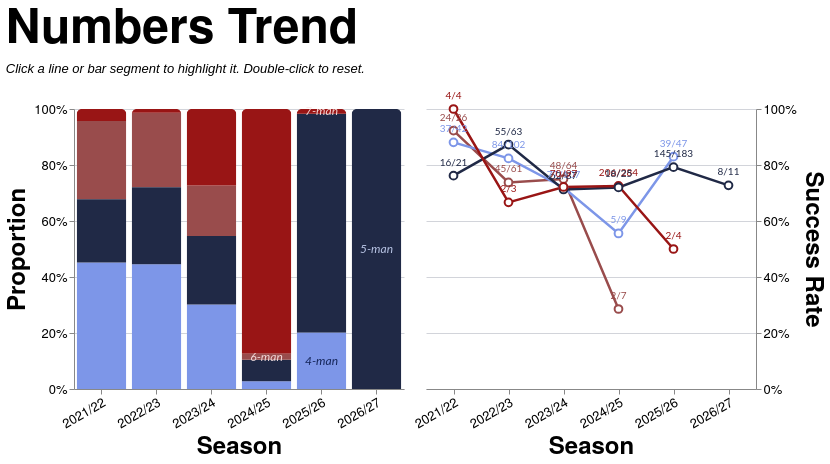

Specify this chart in Vega-Lite:
### Vega-Lite specification from a JSON file in a GitHub repository (floating-point values rounded to 4 significant figures; data arrays with more than 128 entries replaced by an {"elided": "..."} marker saying what was removed)
{"config": {"axis": {"labelFont": "PT Sans Narrow, Helvetica Neue, Helvetica, Arial, sans-serif", "titleFont": "PT Sans Narrow, Helvetica Neue, Helvetica, Arial, sans-serif", "labelFontSize": 13, "titleFontSize": 24, "gridColor": "#202947", "gridOpacity": 0.2, "zindex": 1}, "text": {"font": "Lato, sans-serif"}, "bar": {"cornerRadiusEnd": 5}, "header": {"labelFont": "PT Sans Narrow, Helvetica Neue, Helvetica, Arial, sans-serif", "titleFont": "PT Sans Narrow, Helvetica Neue, Helvetica, Arial, sans-serif", "labelFontSize": 24, "titleFontSize": 28, "labelFontWeight": "bold", "orient": "left"}, "legend": {"labelFont": "PT Sans Narrow, Helvetica Neue, Helvetica, Arial, sans-serif", "titleFont": "PT Sans Narrow, Helvetica Neue, Helvetica, Arial, sans-serif", "labelFontSize": 14, "titleFontSize": 16, "titlePadding": 5, "fillColor": "white", "strokeColor": "black", "padding": 10, "titleFontWeight": "lighter", "titleFontStyle": "italic", "titleColor": "gray", "offset": 10}, "title": {"font": "PT Sans Narrow, Helvetica Neue, Helvetica, Arial, sans-serif", "fontSize": 48, "fontWeight": "bold", "anchor": "start", "align": "center", "titlePadding": 20, "subtitlePadding": 10, "subtitleFontSize": 13, "subtitleColor": "", "subtitleFontStyle": "italic", "offset": 15, "color": "black"}, "axisX": {"labelAngle": 0}, "facet": {"title": null, "header": null, "align": {"row": "each", "column": "each"}, "spacing": 10}, "resolve": {"scale": {"y": "independent", "facet": "independent"}}, "background": "transparent", "scale": {"offsetBandPaddingOuter": 0.2, "offsetBandPaddingInner": 0.1}, "view": {"stroke": null, "background": "transparent"}}, "hconcat": [{"layer": [{"mark": {"type": "bar", "opacity": 0.85}, "encoding": {"color": {"field": "numbers", "legend": null, "scale": {"domain": ["4", "5", "6", "7"], "range": ["#7d96e8", "#202946", "#994C4C", "#991515"]}, "sort": ["4", "5", "6", "7"], "type": "nominal"}, "opacity": {"condition": {"param": "param_10", "value": 1.0, "empty": true}, "value": 0.2}, "order": {"field": "stack_order", "sort": "ascending", "type": "quantitative"}, "stroke": {"value": "transparent"}, "tooltip": [{"field": "season", "title": "Season", "type": "nominal"}, {"field": "numbers_display", "title": "Numbers", "type": "nominal"}, {"field": "attempts", "format": ",.0f", "title": "Attempts", "type": "quantitative"}, {"field": "won", "format": ",.0f", "title": "Won", "type": "quantitative"}, {"field": "success_rate", "format": ".1%", "title": "Success Rate", "type": "quantitative"}], "x": {"axis": {"labelAngle": -30}, "field": "season", "sort": ["2021/22", "2022/23", "2023/24", "2024/25", "2025/26", "2026/27"], "title": "Season", "type": "nominal"}, "y": {"axis": {"format": "%", "orient": "left"}, "field": "attempts", "stack": "normalize", "title": "Proportion", "type": "quantitative"}}, "name": "view_7", "transform": [{"filter": "(loSquad == 'All' || datum.squad == loSquad) && (loGameType == 'All' || (loGameType == 'League + Cup' && (datum.game_type == 'League' || datum.game_type == 'Cup')) || (loGameType == 'League only' && datum.game_type == 'League') || datum.game_type == loGameType) && (loThrower == 'All' || datum.thrower == loThrower) && (loJumper == 'All' || datum.jumper == loJumper) && (loArea == 'All' || datum.area == loArea)"}, {"aggregate": [{"op": "count", "as": "attempts"}, {"op": "sum", "field": "won", "as": "won"}], "groupby": ["season", "numbers"]}, {"calculate": "datum.won / datum.attempts", "as": "success_rate"}, {"calculate": "datum.won + '/' + datum.attempts", "as": "won_attempts_label"}, {"calculate": "datum.numbers + '-man'", "as": "numbers_display"}, {"calculate": "datum.numbers == '4' ? 0 : datum.numbers == '5' ? 1 : datum.numbers == '6' ? 2 : datum.numbers == '7' ? 3 : 999", "as": "stack_order"}]}, {"mark": {"type": "text", "align": "center", "baseline": "middle", "fontSize": 12, "fontStyle": "italic"}, "encoding": {"color": {"field": "text_label_color", "legend": null, "scale": null, "type": "nominal"}, "opacity": {"condition": {"param": "param_10", "value": 0.9, "empty": true}, "value": 0.3}, "text": {"field": "numbers_display", "type": "nominal"}, "x": {"axis": {"labelAngle": -30}, "field": "season", "sort": ["2021/22", "2022/23", "2023/24", "2024/25", "2025/26", "2026/27"], "title": "Season", "type": "nominal"}, "y": {"field": "mid_y", "scale": {"domain": [0, 1]}, "type": "quantitative"}}, "transform": [{"filter": "(loSquad == 'All' || datum.squad == loSquad) && (loGameType == 'All' || (loGameType == 'League + Cup' && (datum.game_type == 'League' || datum.game_type == 'Cup')) || (loGameType == 'League only' && datum.game_type == 'League') || datum.game_type == loGameType) && (loThrower == 'All' || datum.thrower == loThrower) && (loJumper == 'All' || datum.jumper == loJumper) && (loArea == 'All' || datum.area == loArea)"}, {"aggregate": [{"op": "count", "as": "attempts"}, {"op": "sum", "field": "won", "as": "won"}], "groupby": ["season", "numbers"]}, {"calculate": "datum.won / datum.attempts", "as": "success_rate"}, {"calculate": "datum.won + '/' + datum.attempts", "as": "won_attempts_label"}, {"calculate": "datum.numbers + '-man'", "as": "numbers_display"}, {"calculate": "datum.numbers == '4' ? 0 : datum.numbers == '5' ? 1 : datum.numbers == '6' ? 2 : datum.numbers == '7' ? 3 : 999", "as": "stack_order"}, {"joinaggregate": [{"op": "sum", "field": "attempts", "as": "season_total"}], "groupby": ["season"]}, {"calculate": "datum.attempts / datum.season_total", "as": "proportion"}, {"window": [{"op": "sum", "field": "proportion", "as": "cum_prop"}], "frame": [null, 0], "groupby": ["season"], "sort": [{"field": "stack_order", "order": "ascending"}]}, {"calculate": "datum.cum_prop - datum.proportion / 2", "as": "mid_y"}, {"calculate": "datum.numbers == '4' ? '#0a1a4a' : datum.numbers == '5' ? '#c8d4f5' : datum.numbers == '6' ? '#fce8e8' : datum.numbers == '7' ? '#fce8e8' : 'black'", "as": "text_label_color"}, {"calculate": "toNumber(split(datum.season, '/')[0])", "as": "season_order_num"}, {"window": [{"op": "row_number", "field": "", "as": "season_rank"}], "groupby": ["numbers"], "sort": [{"field": "season_order_num", "order": "descending"}]}, {"filter": "datum.season_rank == 1"}]}], "height": 280, "width": {"step": 55}}, {"layer": [{"mark": {"type": "line", "point": {"fill": "white", "filled": false, "size": 60}, "strokeWidth": 2.5}, "encoding": {"color": {"field": "numbers", "legend": null, "scale": {"domain": ["4", "5", "6", "7"], "range": ["#7d96e8", "#202946", "#994C4C", "#991515"]}, "sort": ["4", "5", "6", "7"], "type": "nominal"}, "detail": {"field": "numbers", "type": "nominal"}, "opacity": {"condition": {"param": "param_10", "value": 1.0, "empty": true}, "value": 0.2}, "tooltip": [{"field": "season", "title": "Season", "type": "nominal"}, {"field": "numbers_display", "title": "Numbers", "type": "nominal"}, {"field": "attempts", "format": ",.0f", "title": "Attempts", "type": "quantitative"}, {"field": "won", "format": ",.0f", "title": "Won", "type": "quantitative"}, {"field": "success_rate", "format": ".1%", "title": "Success Rate", "type": "quantitative"}], "x": {"axis": {"labelAngle": -30}, "field": "season", "sort": ["2021/22", "2022/23", "2023/24", "2024/25", "2025/26", "2026/27"], "title": "Season", "type": "nominal"}, "y": {"axis": {"format": "%", "orient": "right"}, "field": "success_rate", "scale": {"domainMax": 1, "nice": true}, "title": "Success Rate", "type": "quantitative"}}, "name": "view_8", "transform": [{"filter": "(loSquad == 'All' || datum.squad == loSquad) && (loGameType == 'All' || (loGameType == 'League + Cup' && (datum.game_type == 'League' || datum.game_type == 'Cup')) || (loGameType == 'League only' && datum.game_type == 'League') || datum.game_type == loGameType) && (loThrower == 'All' || datum.thrower == loThrower) && (loJumper == 'All' || datum.jumper == loJumper) && (loArea == 'All' || datum.area == loArea)"}, {"aggregate": [{"op": "count", "as": "attempts"}, {"op": "sum", "field": "won", "as": "won"}], "groupby": ["season", "numbers"]}, {"calculate": "datum.won / datum.attempts", "as": "success_rate"}, {"calculate": "datum.won + '/' + datum.attempts", "as": "won_attempts_label"}, {"calculate": "datum.numbers + '-man'", "as": "numbers_display"}]}, {"mark": {"type": "text", "align": "center", "baseline": "bottom", "dy": -8, "fontSize": 10}, "encoding": {"color": {"field": "numbers", "legend": null, "scale": {"domain": ["4", "5", "6", "7"], "range": ["#7d96e8", "#202946", "#994C4C", "#991515"]}, "sort": ["4", "5", "6", "7"], "type": "nominal"}, "detail": {"field": "numbers", "type": "nominal"}, "opacity": {"condition": {"param": "param_10", "value": 1.0, "empty": true}, "value": 0.2}, "text": {"field": "won_attempts_label", "type": "nominal"}, "x": {"axis": {"labelAngle": -30}, "field": "season", "sort": ["2021/22", "2022/23", "2023/24", "2024/25", "2025/26", "2026/27"], "title": "Season", "type": "nominal"}, "y": {"axis": {"format": "%", "orient": "right"}, "field": "success_rate", "scale": {"domainMax": 1, "nice": true}, "title": "Success Rate", "type": "quantitative"}}, "transform": [{"filter": "(loSquad == 'All' || datum.squad == loSquad) && (loGameType == 'All' || (loGameType == 'League + Cup' && (datum.game_type == 'League' || datum.game_type == 'Cup')) || (loGameType == 'League only' && datum.game_type == 'League') || datum.game_type == loGameType) && (loThrower == 'All' || datum.thrower == loThrower) && (loJumper == 'All' || datum.jumper == loJumper) && (loArea == 'All' || datum.area == loArea)"}, {"aggregate": [{"op": "count", "as": "attempts"}, {"op": "sum", "field": "won", "as": "won"}], "groupby": ["season", "numbers"]}, {"calculate": "datum.won / datum.attempts", "as": "success_rate"}, {"calculate": "datum.won + '/' + datum.attempts", "as": "won_attempts_label"}, {"calculate": "datum.numbers + '-man'", "as": "numbers_display"}]}], "height": 280, "width": {"step": 55}}], "data": {"name": "data-4c30633acc041b703f4baabefe10204d"}, "params": [{"name": "loSquad", "value": "All"}, {"name": "loSeason", "value": "All"}, {"name": "loGameType", "value": "All"}, {"name": "loThrower", "value": "All"}, {"name": "loJumper", "value": "All"}, {"name": "loArea", "value": "All"}, {"name": "loNumbers", "value": "All"}, {"name": "param_10", "select": {"type": "point", "clear": "dblclick", "fields": ["numbers"], "on": "click"}, "views": ["view_7", "view_8"]}], "resolve": {"scale": {"color": "shared"}}, "spacing": 8, "title": {"text": "Numbers Trend", "subtitle": "Click a line or bar segment to highlight it. Double-click to reset."}, "$schema": "https://vega.github.io/schema/vega-lite/v5.20.1.json", "datasets": {"data-4c30633acc041b703f4baabefe10204d": {"elided": "1247 records"}}}
